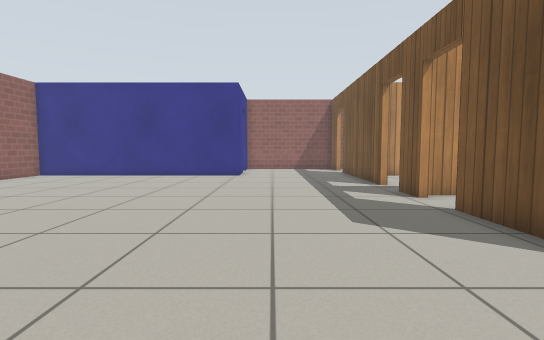
[1] (above)

20 first-person views from a walk through a robot-simulator world made for Gazebo. The camera is 0.72 m above the floor, tilts 4° down and sees 85° across. The floor is counted in squares, 0.5 m on a side. Each view is taken from the middle of a square. On the plan, view 1 faces up. The plan holds only what a view shows up to about 14 squares ahead; the rest is blank. Simple patterns stand in for the simulator's built-in surfaces.

[2]
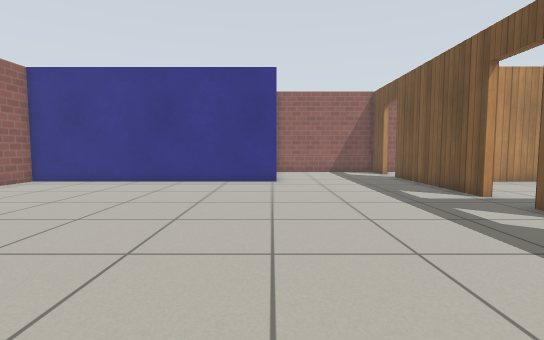

[3]
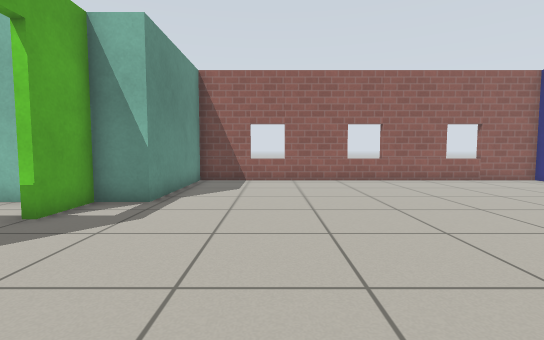

[4]
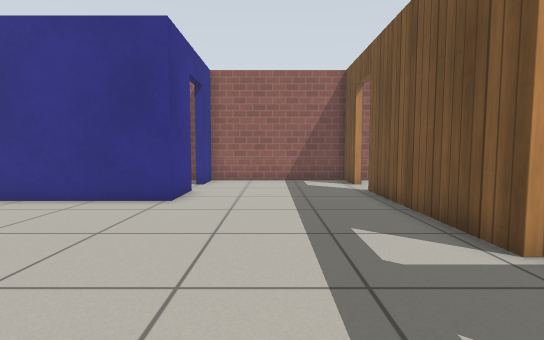

[5]
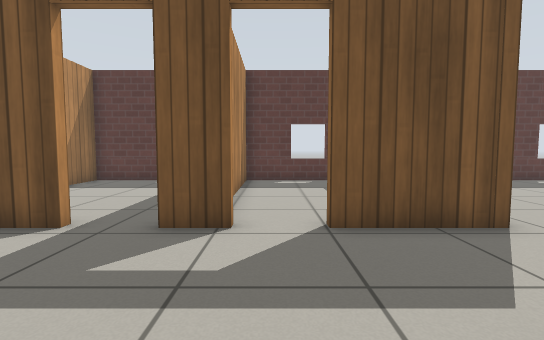

[6]
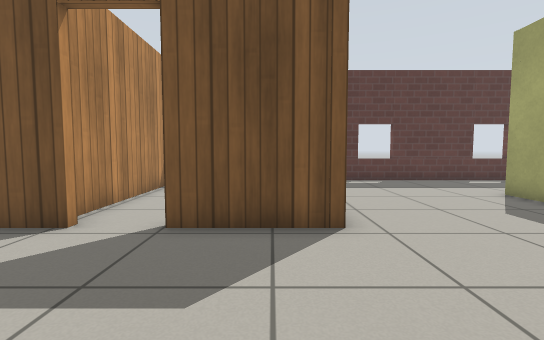

[7]
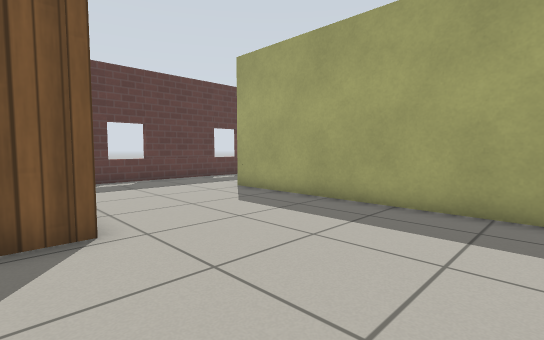

[8]
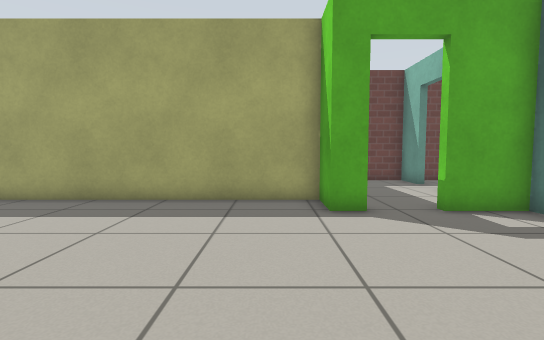

[9]
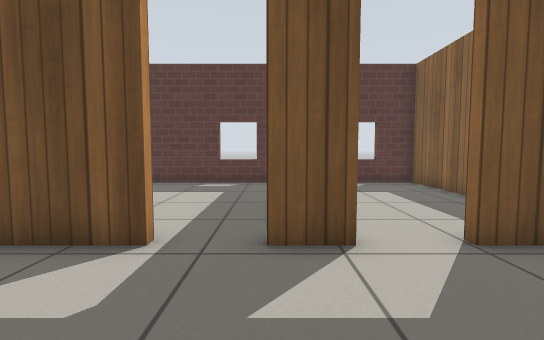

[10]
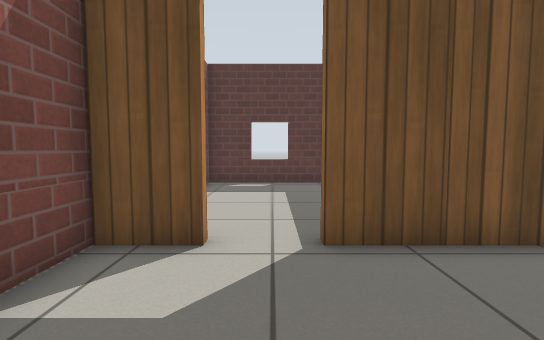

[11]
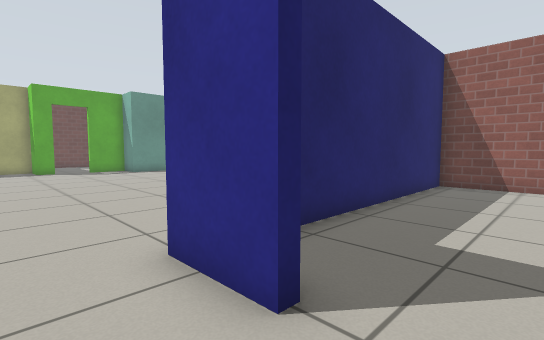

[12]
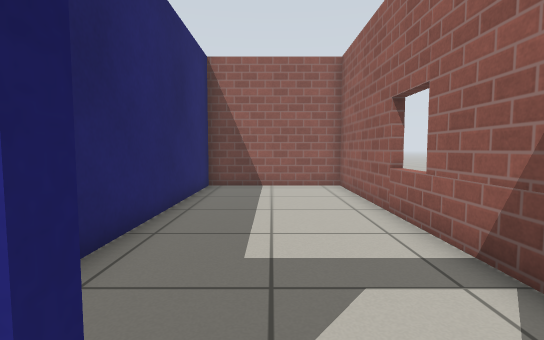

[13]
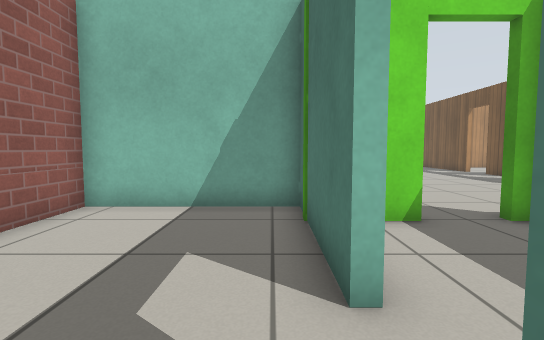

[14]
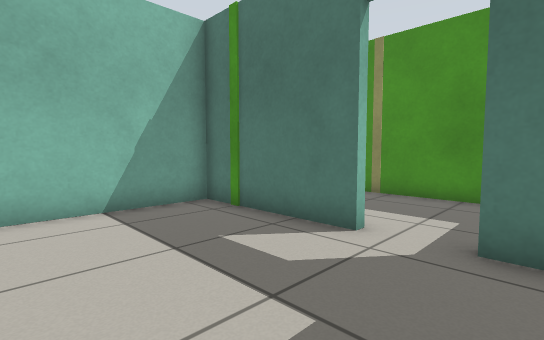

[15]
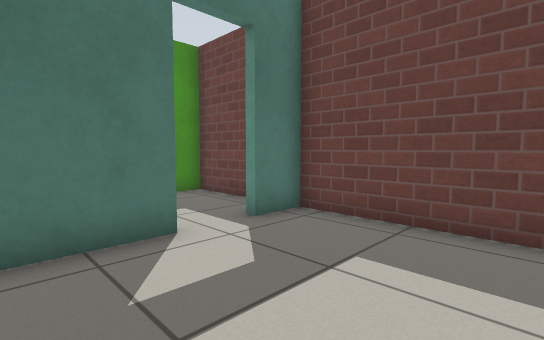

[16]
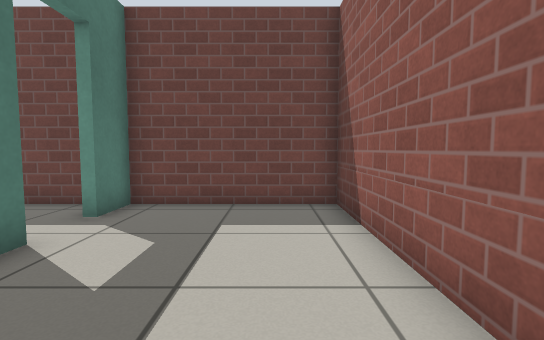

[17]
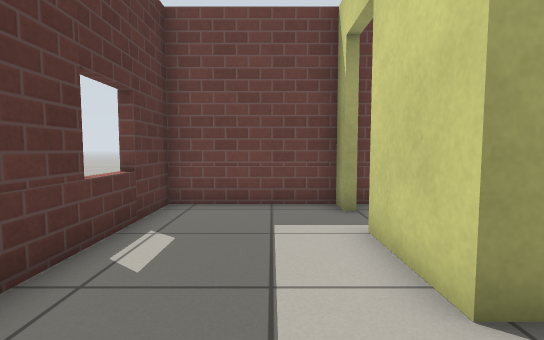

[18]
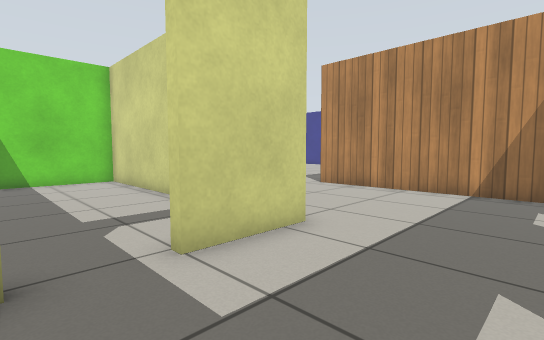

[19]
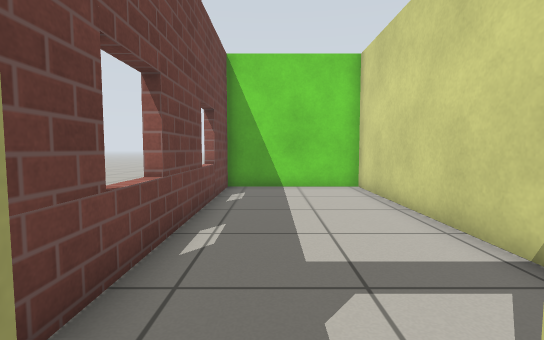

[20]
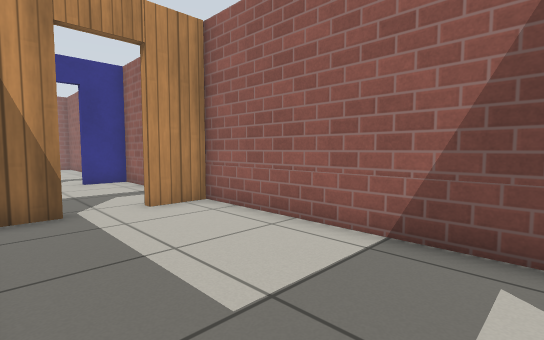

### Floor plan
Points are (right, up) in squares from view 1. A wall is a line through its corners. A room is listed if a view was taken in it or the views show most of it. See-through windows are left out.
Room 1 (views 1, 2, 3, 4, 5, 6, 7, 8, 9, 10, 11, 12, 17, 18, 19)
walls: (4.3, 8.7) (4.3, 10.1); (4.3, 11.9) (4.3, 18.3); (-3.2, -0.8) (-2.3, -0.8) (-2.3, -2.4) (8.3, -2.4) (8.3, -5.1); (-1.8, 18.4) (-1.8, 16.2) (-12.7, 16.2) (-12.7, 0.7) (-7, 0.7) (-7, -0.8) (-5, -0.8); (11.6, 3.7) (4.3, 3.7) (4.3, 6.9); (4.3, 20) (4.3, 21.7); (3.9, 21.7) (-1.8, 21.7) (-1.8, 20); (8.3, -6.8) (8.3, -7.7) (12.7, -7.7) (12.7, 1.6)
ways out: open door at (4.5, 19.5) to room 3; open door at (-2, 19.5) to room 4; open door at (8, -5.5) to room 5; open door at (4.5, 11) to room 6; open door at (4.5, 7.5) to room 7; open door at (-4.5, -1) to room 8
Room 2 (views 13, 14, 15, 16)
walls: (-7.3, -4.4) (-7.3, 0.4) (-12.7, 0.4) (-12.7, -7.7) (-7.3, -7.7) (-7.3, -6.1)
ways out: open door at (-7, -5.5) to room 8
Room 3 (view 20)
walls: (12.7, 16.8) (12.7, 21.7) (3.9, 21.7); (4.6, 18.3) (4.6, 17.2); (4.6, 21.7) (4.6, 20)
ways out: open door at (4.5, 19.5) to room 1
Room 4 (no view inside)
walls: (-2.5, 21.7) (-12.7, 21.7) (-12.7, 16.5) (-4.3, 16.5)
ways out: open door at (-2, 19.5) to room 1
Room 5 (no view inside)
walls: (5.5, -2.7) (-2.3, -2.7) (-2.3, -7.7) (7.9, -7.7)
ways out: open door at (8, -5.5) to room 1
Room 6 (no view inside)
walls: (12.7, 10.1) (12.7, 16.2) (7.7, 16.2)
ways out: open door at (4.5, 11) to room 1
Room 7 (no view inside)
walls: (9.1, 3.9) (12.7, 3.9) (12.7, 9.2) (4.9, 9.2)
ways out: open door at (4.5, 7.5) to room 1
Room 8 (no view inside)
walls: (-7, -2.8) (-7, -3.4); (-7, -6.1) (-7, -7.7) (-2.6, -7.7) (-2.6, -2.1); (-5, -1.1) (-5.8, -1.1)
ways out: open door at (-4.5, -1) to room 1; open door at (-7, -5.5) to room 2

Where each view was taken, in squares from view 1:
view 1: 0 up, 0 right, facing up
view 2: 3 up, 2 left, facing up
view 3: 4 up, 1 right, facing left
view 4: 8 up, 1 right, facing up
view 5: 8 up, 1 left, facing right
view 6: 5 up, 1 left, facing right
view 7: 5 up, 1 left, facing down-right
view 8: 6 up, 1 left, facing down
view 9: 10 up, 0 right, facing right
view 10: 19 up, 0 right, facing right
view 11: 20 up, 0 right, facing down-left
view 12: 19 up, 1 left, facing left
view 13: 7 down, 8 left, facing up
view 14: 7 down, 12 left, facing up-right
view 15: 2 down, 12 left, facing down-right
view 16: 0 up, 11 left, facing down
view 17: 0 up, 10 right, facing down
view 18: 7 down, 12 right, facing up-left
view 19: 6 down, 9 right, facing left
view 20: 17 up, 12 right, facing up-left
